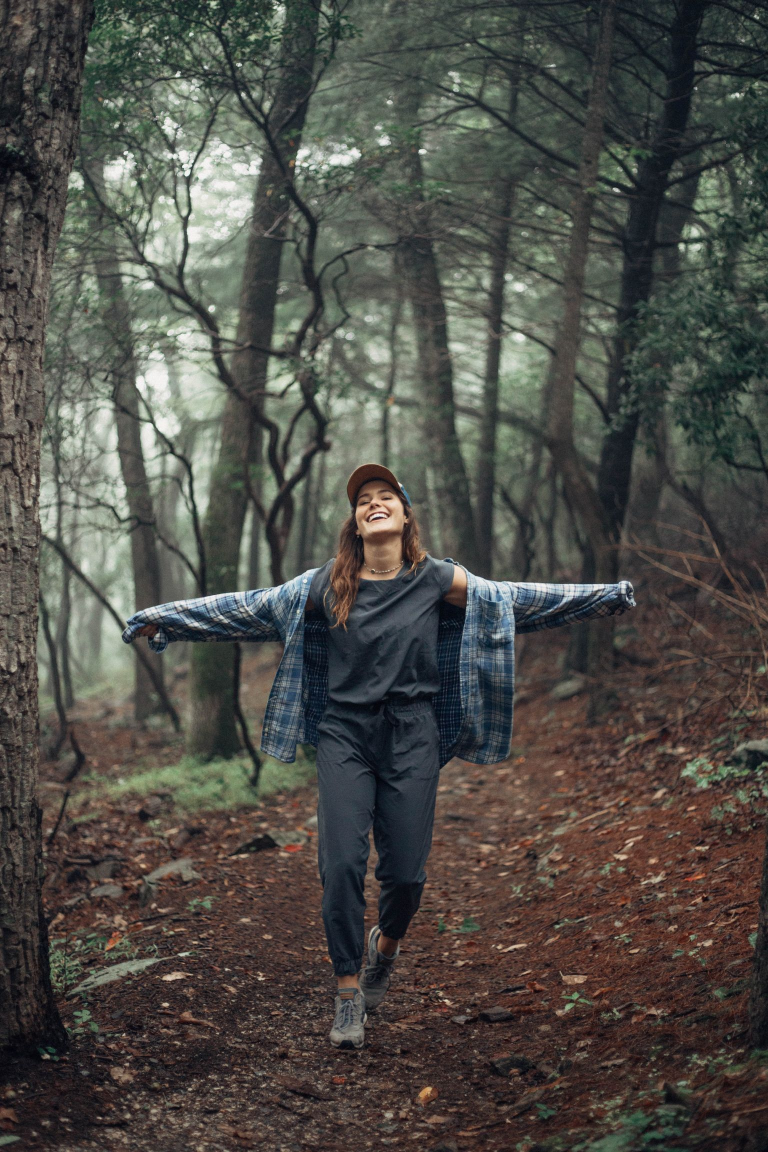
#> input picture imgs/02.jpg, 1536 x 2304 px (shown at 1/2 size); its folder holds only this picture in this run
$ python -i data_aug.py   (imports and definitions only)   (older library calls are emulated)
#> lines starting #> are read from the running program, lines starting #| are printed output that depends on the picture
#> further down, picture is the input picture: PIL image 1536x2304 RGB; mean R, G, B 78.3, 76.9, 71.4
import os
import cv2
import math
import random
import scipy
import json
import copy
import base64
import zlib
import numpy as np
from scipy.ndimage.filters import gaussian_filter
from PIL import Image, ImageEnhance, ImageOps, ImageFile

import sys
from pycocotools.coco import COCO
from pycocotools.cocoeval import COCOeval
from pycocotools import mask as maskUtils

# global parameter
set_ratio = 0.5

# [151 lines left out: functions load_json, mask_to_bbox, show_edge, annToRLE, annToMask, base64_2_mask and 6 more, not called in this run]

def data_aug_color(image):
    if random.random()<set_ratio:
        return image
    random_factor = np.random.randint(4, 17) / 10.
    color_image = ImageEnhance.Color(image).enhance(random_factor)
    random_factor = np.random.randint(4, 17) / 10.
    brightness_image = ImageEnhance.Brightness(color_image).enhance(random_factor)
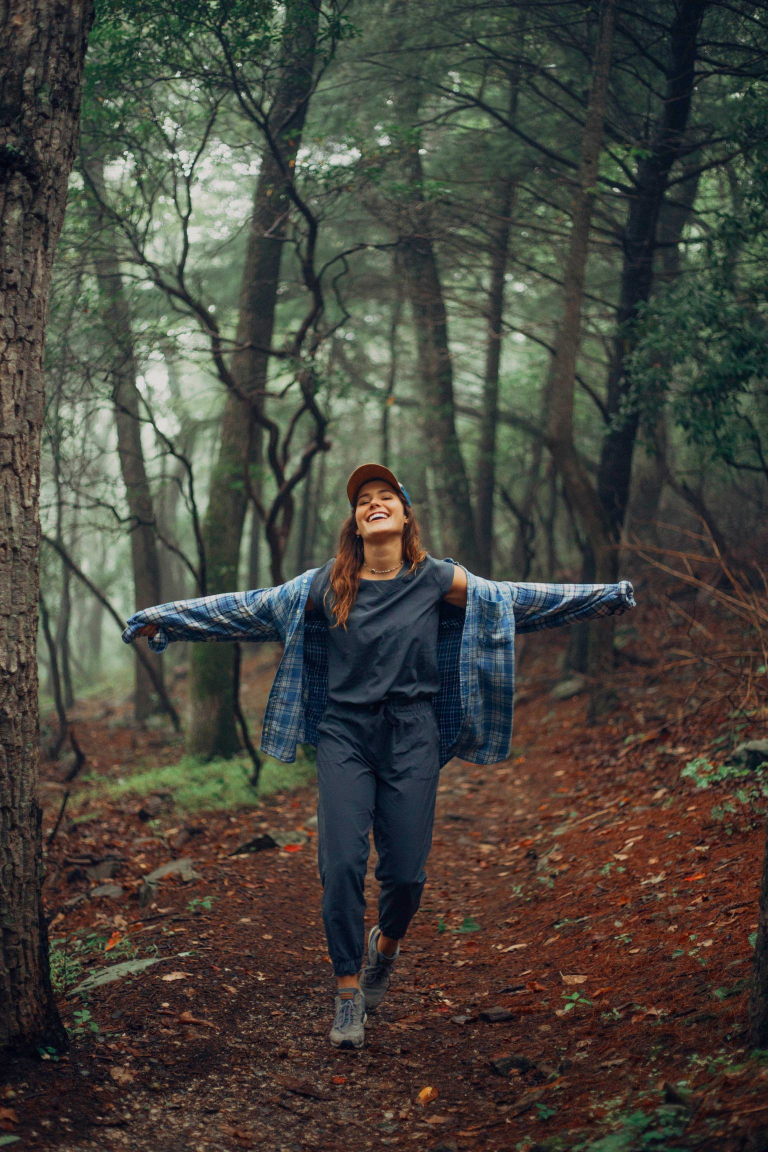
#> brightness_image: PIL image 1536x2304 RGB (shown at 1/2 size); mean R, G, B 70.5, 68.5, 60.6
    random_factor = np.random.randint(6, 15) / 10.
    contrast_image = ImageEnhance.Contrast(brightness_image).enhance(random_factor)
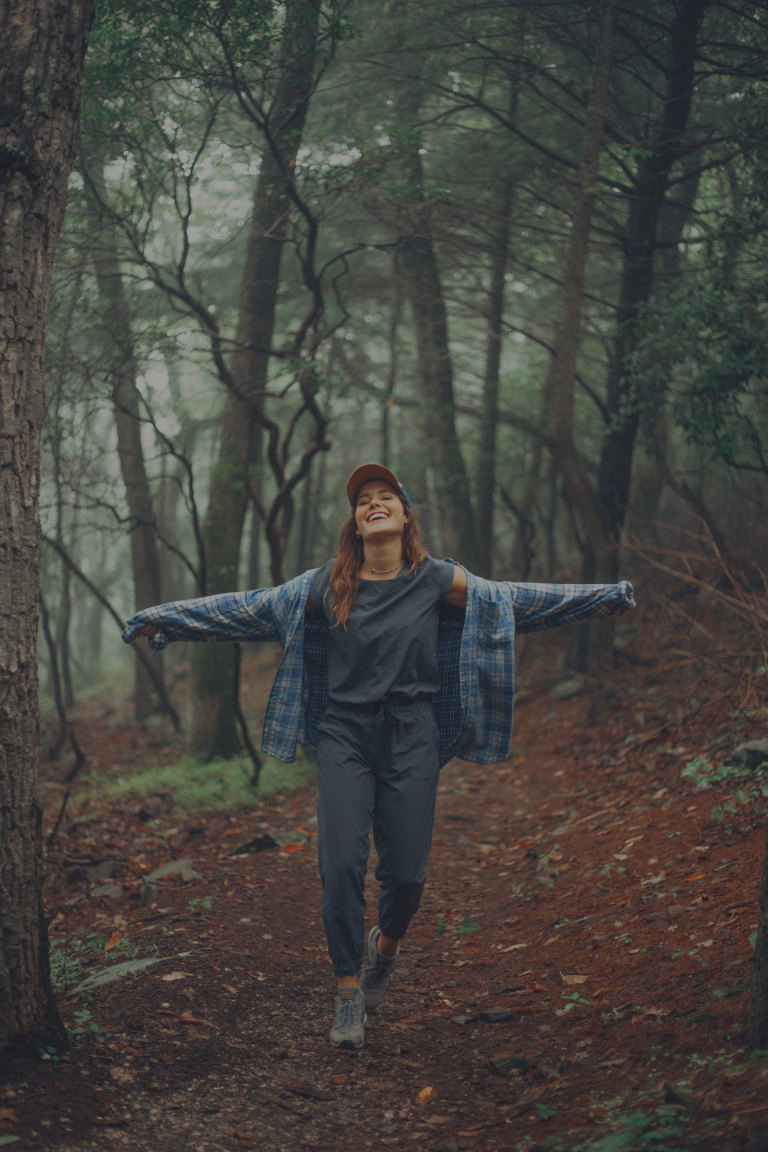
#> contrast_image: PIL image 1536x2304 RGB (shown at 1/2 size); mean R, G, B 69.1, 67.9, 63.2
    random_factor = np.random.randint(8, 13) / 10.
    return ImageEnhance.Sharpness(contrast_image).enhance(random_factor)

# [183 lines left out: functions data_aug_noise, padding, Normalize_Img, Anti_Normalize_Img, data_motion_blur, data_motion_blur_prior and 6 more, not called in this run]

>>> from PIL import Image
>>> picture = Image.open('../imgs/02.jpg')
>>> result = data_aug_color(picture)

$ run again, on imgs/04.jpg
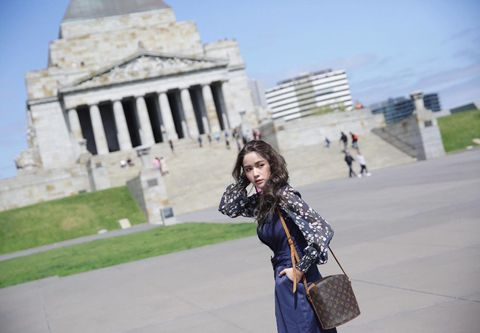
#> input picture imgs/04.jpg, 480 x 333 px
#> picture is the input picture: PIL image 480x333 RGB; mean R, G, B 162.6, 168.8, 173.1
#> in data_aug_color, `brightness_image = ImageEnhance.Brightness(color_image).enhance(random..`:
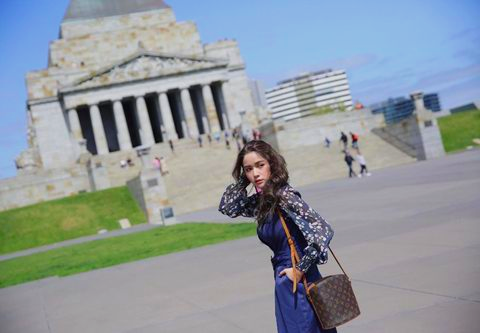
#> brightness_image: PIL image 480x333 RGB; mean R, G, B 142.9, 151.9, 157.2
#> in data_aug_color, `contrast_image = ImageEnhance.Contrast(brightness_image).enhance(rando..`:
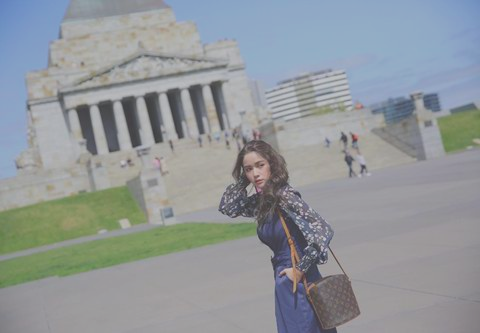
#> contrast_image: PIL image 480x333 RGB; mean R, G, B 145.3, 150.8, 153.9

$ run again, on imgs/06.jpg
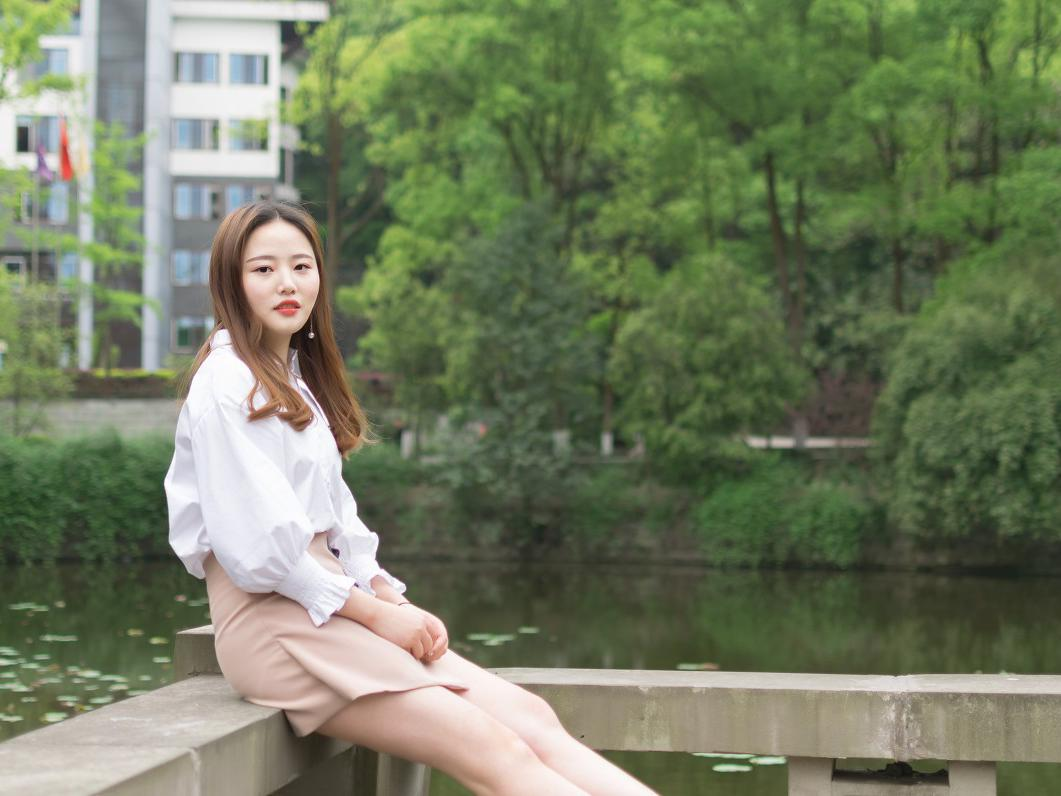
#> input picture imgs/06.jpg, 1061 x 796 px
#> picture is the input picture: PIL image 1061x796 RGB; mean R, G, B 114.5, 124.2, 96.3
#> in data_aug_color, `brightness_image = ImageEnhance.Brightness(color_image).enhance(random..`:
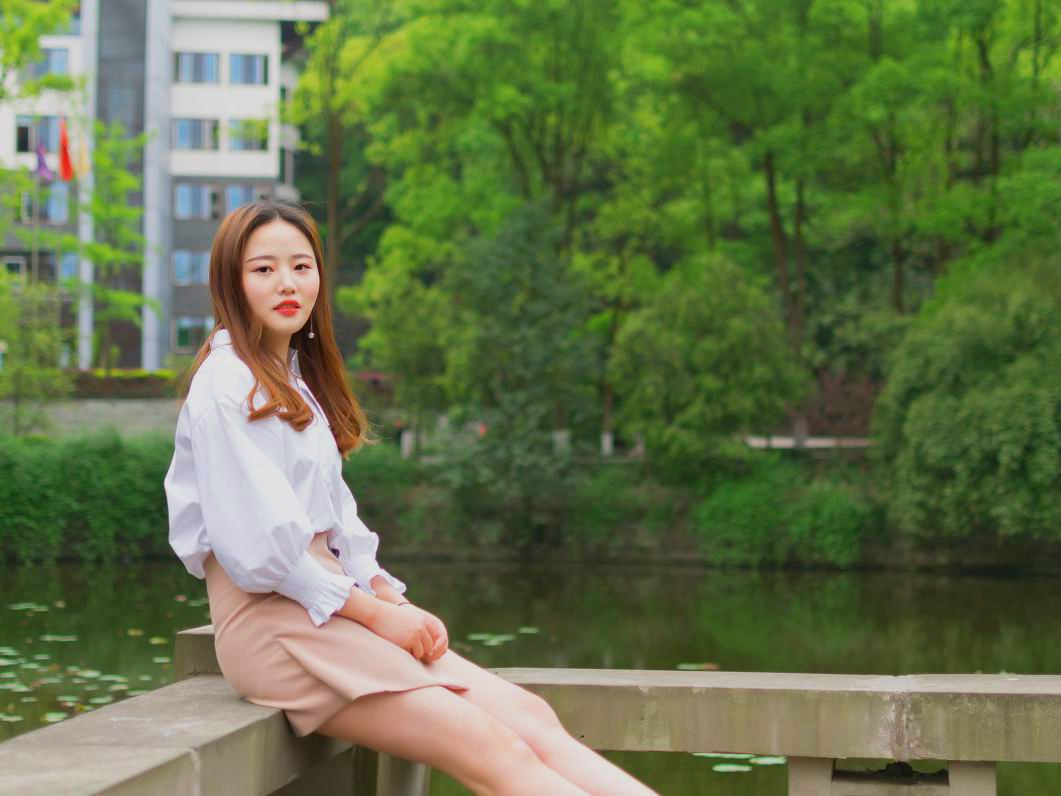
#> brightness_image: PIL image 1061x796 RGB; mean R, G, B 100.3, 114.2, 74.1
#> in data_aug_color, `contrast_image = ImageEnhance.Contrast(brightness_image).enhance(rando..`:
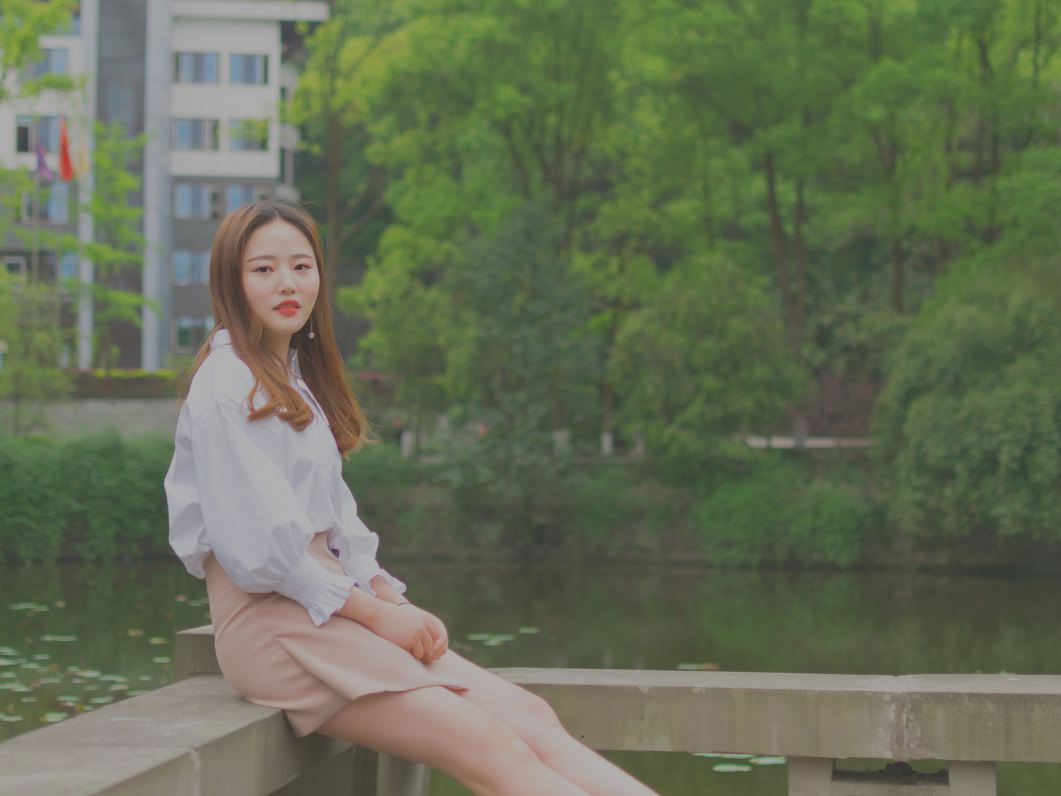
#> contrast_image: PIL image 1061x796 RGB; mean R, G, B 101.8, 110.1, 86
